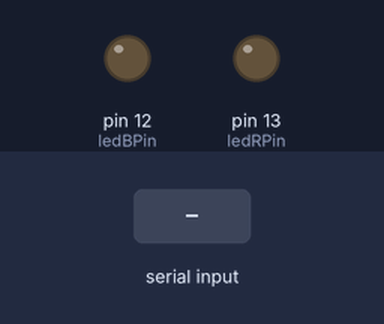
Bench run of a sketch on a simulated Arduino Uno, built with avr-gcc and run on an emulated ATmega328P. Parts: output pins drawn as LEDs (lit = HIGH). The inputs (shaded band) are chosen by the test bench.

Above: at 1.2 s.
1.3 s: byte 1 (1) received over Serial
At 2.5 s:
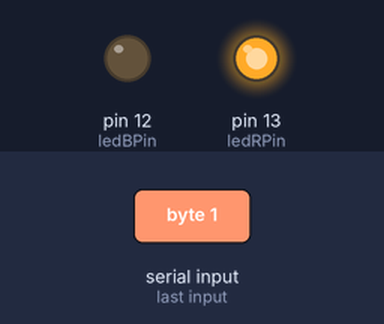
2.8 s: byte 2 (2) received over Serial
At 3.8 s:
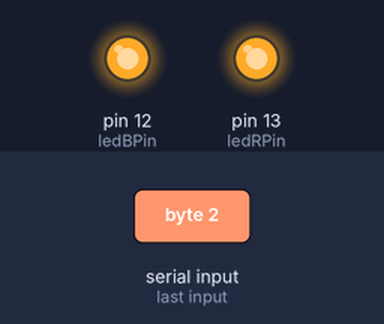
Timing chart, 0 to 5.8 s (numbered marks = the images above; inputs shaded):
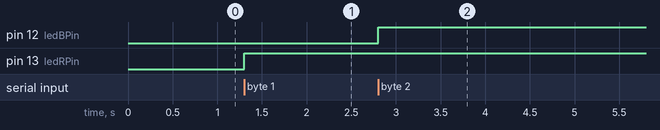

Measured:
- after the input at 1.3 s, pin 13 (ledRPin): LOW → HIGH at once
- after the input at 2.8 s, pin 12 (ledBPin): LOW → HIGH at once

The sketch:

arduino_forBMIprototype.ino
```cpp
int ledRPin = 13;
int ledBPin = 12;


void setup()
{
  Serial.begin(115200);
  pinMode(ledRPin, OUTPUT);
  pinMode(ledBPin, OUTPUT);
}

void loop()
{
  if (Serial.available()) {
    int value1 = Serial.read();
    if(value1 == 1){
      digitalWrite(ledRPin, 1);
    }
    else if (value1 == 2){
      digitalWrite(ledBPin, 1);
    }
    else if (value1 == 0){
      digitalWrite(ledRPin, 0);
      digitalWrite(ledBPin, 0);
    }

  }
}
```
